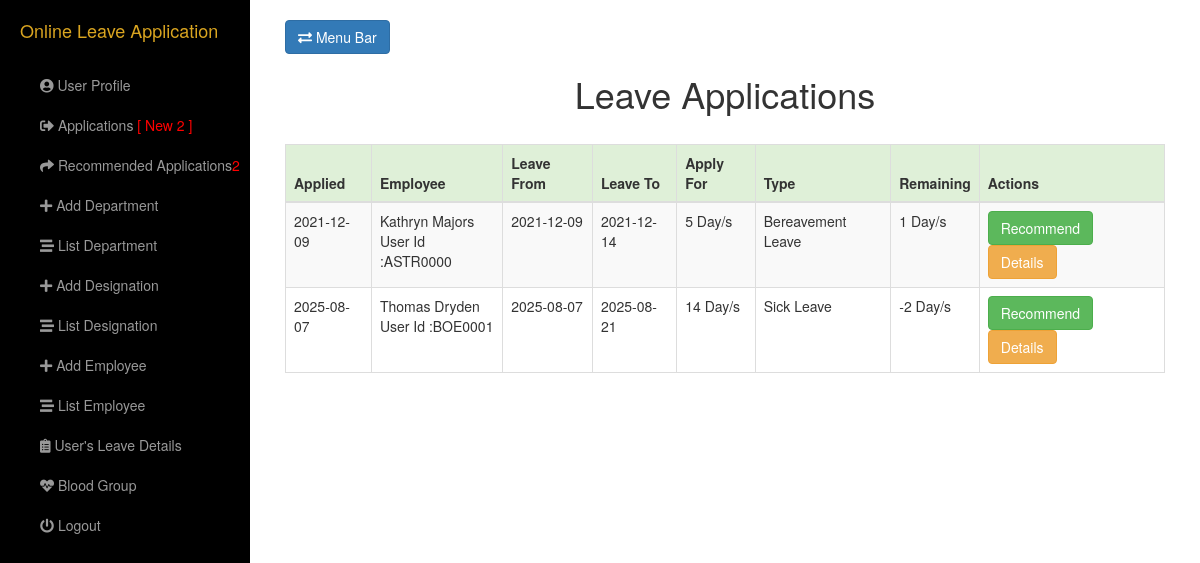
/view/Applications.php (signed in), run on the app's committed database.
### tables this page shows
CREATE TABLE `employeeleaveapplicationdetails` (
  `lId` int(11) NOT NULL,
  `lEmployeeCodeNumberWhoApply` varchar(45) DEFAULT NULL,
  `lApplyDate` date DEFAULT NULL,
  `lLeaveId` tinyint(4) DEFAULT NULL,
  `lEmployeeImargencyAddress` varchar(255) DEFAULT NULL,
  `lLeaveFromDate` date DEFAULT NULL,
  `lLeaveToDate` date DEFAULT NULL,
  `lTotalLeaveDays` int(11) DEFAULT NULL,
  `lTotalLeaveDaysRemain` int(11) DEFAULT NULL,
  `lLeaveReason` varchar(255) DEFAULT NULL,
  `lAlternativeEmployeeCardNumber` varchar(45) DEFAULT NULL,
  `lIsApproved` tinyint(4) DEFAULT NULL,
  `lIsRecomanded` tinyint(4) DEFAULT NULL,
  `lWhoRecomand` varchar(100) DEFAULT NULL,
  `lWhoApproved` varchar(100) DEFAULT NULL,
  `lWhoEdit` varchar(100) DEFAULT NULL
);

CREATE TABLE `employeeinfo` (
  `eId` int(11) NOT NULL,
  `eEmployeeCodeNumber` varchar(100) DEFAULT NULL,
  `eFirstName` varchar(45) DEFAULT NULL,
  `eLastName` varchar(45) DEFAULT NULL,
  `eDateOfBirth` date DEFAULT NULL,
  `eBloodGroup` int(11) DEFAULT NULL,
  `eGender` varchar(10) DEFAULT NULL,
  `ePhoneNumberPersonal` varchar(20) DEFAULT NULL,
  `ePhoneNumberOffice` varchar(20) DEFAULT NULL,
  `eParmanentAddress` varchar(255) DEFAULT NULL,
  `ePresentAddress` varchar(255) DEFAULT NULL,
  `eDptId` int(11) DEFAULT NULL,
  `eDesignationId` int(11) DEFAULT NULL,
  `eEmailAddress` varchar(100) DEFAULT NULL,
  `ePassword` varchar(255) DEFAULT NULL,
  `eEmployeeCodeNumberWhoAddEmployee` varchar(45) DEFAULT NULL,
  `eEmployeeVerification` int(11) DEFAULT NULL,
  `eWhoVerifytheEmployee` varchar(45) DEFAULT NULL,
  `eLastLogin` datetime DEFAULT NULL,
  `eEmpType` tinyint(4) DEFAULT NULL
);

CREATE TABLE `leavedetails` (
  `lId` tinyint(4) NOT NULL,
  `lType` varchar(30) DEFAULT NULL,
  `lTotalDays` int(11) DEFAULT NULL,
  `lEmployeeCodeNumberWhoAddLeave` varchar(45) DEFAULT NULL
);

### model/DbOperationModel.php (called while the page is built, shortened)
<?php include("ConnectionModel.php"); ?>
<?php
class DbOperation
{
	function dbSelectAll($columnsName, $tablesName, $conditions)
	{
		$objConnection = new Connection();
		$objConnection->dbConnection();
		$con = $objConnection->con;
		$result = mysqli_query($con, "SELECT " . $columnsName . " FROM " . $tablesName . " WHERE " . $conditions);
		return $result;
	}
	function getForRecomandationNumber()
	{
		$objDbOperation = new DbOperation();
		$columnsName = "COUNT(lIsRecomanded)";
		$tablesName = "employeeleaveapplicationdetails";
		$conditions = "lIsRecomanded = 0";
		$result = $objDbOperation->dbSelectAll($columnsName, $tablesName, $conditions);
		return $result;
	}
	function getRecomandationNumber()
	{
		$objDbOperation = new DbOperation();
		$columnsName = "COUNT(lIsRecomanded)";
		$tablesName = "employeeleaveapplicationdetails";
		$conditions = "lIsRecomanded = 1 AND lIsApproved = 0";
		$result = $objDbOperation->dbSelectAll($columnsName, $tablesName, $conditions);
		return $result;
	}
}

### model/ConnectionModel.php (called while the page is built, shortened)
<?php
class Connection
{
	function dbConnection()
	{
		$serverName = "localhost";
		$userName = "root";
		$password = "Hunter42.";
		$con = mysqli_connect($serverName, $userName, $password);
		mysqli_select_db($con, "onleavemg");
		$this->con = $con;
	}
}
?>

### model/LeaveApplicationModel.php (called while the page is built, shortened)
<?php include("DbOperationModel.php");?>
<?php
	class LeaveApplication extends DbOperation
	{
		function getLeaveForRecomandation()
		{
			$objDbOperation = new DbOperation();
			$columnsName = "ld.lType, emp.eFirstName,liv.lEmployeeCodeNumberWhoApply,emp.eLastName,liv.lId,liv.lApplyDate,liv.lTotalLeaveDays,liv.lLeaveFromDate,liv.lLeaveToDate,liv.lTotalLeaveDaysRemain";
			$tablesName = "employeeleaveapplicationdetails liv INNER JOIN employeeinfo emp ON liv.lEmployeeCodeNumberWhoApply = emp.eEmployeeCodeNumber INNER JOIN leavedetails ld ON liv.lLeaveId = ld.lId";
			$conditions = "lIsRecomanded = 0";
			$result = $objDbOperation->dbSelectAll($columnsName,$tablesName,$conditions);
			return $result;
		}
	}
?>

### view/Applications.php (the view, shortened to what this page needs)
<?php include("../model/LeaveApplicationModel.php");
	if(isset($_SESSION['officeUserName']))
	{
	if ($_SESSION['empType'] == 2 || $_SESSION['empType'] == 1)
	{
?>
		<!DOCTYPE html>
		<html lang="en">
		<head>
			<link href="../assets/bootstrap/css/bootstrap.min.css" rel="stylesheet">
			<link href="../assets/css/simple-sidebar.css" rel="stylesheet">
			<link rel="stylesheet" href="https://pro.fontawesome.com/releases/v5.10.0/css/all.css"/>
		</head>
		<body>
			<div id="wrapper">
				<div id="sidebar-wrapper">
					<ul class="sidebar-nav">
						<li class="sidebar-brand">
							<a href="LeaveApplication.php" style="color:#DAA520;">Online Leave Application</a>
						</li>
						<li>
							<a href="UserProfile.php"><i class="fas fa-user-circle"></i> User Profile</a>
						</li>
							<?php
							$objLeaveApplication = new LeaveApplication();
							$result = $objLeaveApplication->getForRecomandationNumber();
							while($row = mysqli_fetch_array($result))
							{
							?>
						<li>
							<a href="Applications.php"><i class="fas fa-sign-out-alt"></i> Applications <span style="color:red"><?php if($row['COUNT(lIsRecomanded)'] != 0){ ?>[ New <?php echo $row['COUNT(lIsRecomanded)']; ?> ]<?php } ?></span></a>
						</li>
							<?php
							}
							$objLeaveApplication = new LeaveApplication();
							$result = $objLeaveApplication->getRecomandationNumber();
							while($row = mysqli_fetch_array($result))
							{
							?>
						<li>
							<a href="RecomandedApplications.php"><i class="fas fa-share"></i> Recommended Applications<span style="color:red"><?php if($row['COUNT(lIsRecomanded)'] != 0){ ?><?php echo $row['COUNT(lIsRecomanded)']; ?><?php } ?></span></a>
						</li>
							<?php
							}
							?>
						<li>
							<a href="AddDepartment.php"><i class="fas fa-plus"></i> Add Department</a>
						</li>
						<li>
							<a href="ListDepartment.php"><i class="fas fa-stream"></i> List Department</a>
						</li>
						<li>
							<a href="AddDesignation.php"><i class="fas fa-plus"></i> Add Designation</a>
						</li>
						<li>
							<a href="ListDesignation.php"><i class="fas fa-stream"></i> List Designation</a>
						</li>
						<li>
							<a href="AddEmployee.php"><i class="fas fa-plus"></i> Add Employee</a>
						</li>
						<li>
							<a href="ListEmployee.php"><i class="fas fa-stream"></i> List Employee</a>
						</li>
						<li>
							<a href="UsersLeaveDetails.php"><i class="fas fa-clipboard-list"></i> User's Leave Details</a>
						</li>
						<li>
							<a href="ListOfUserBlood.php"><i class="fas fa-heartbeat"></i> Blood Group</a>
						</li>
						<li>
							<a href="../controller/LogoutController.php"><i class="fas fa-power-off"></i> Logout</a>
						</li>
					</ul>
				</div>
				<div id="page-content-wrapper">
					<div class="container-fluid">
						<div class="row">
							<div class="col-lg-12">
								<a href="#menu-toggle" class="btn btn-primary" id="menu-toggle"><i class="fas fa-exchange-alt"></i> Menu Bar</a>
								<h1 align="center">Leave Applications</h1>
								<br/>
							</div>
						</div>
						<div class="row">
							<div class="col-lg-12">
								<form role="form" action="../controller/LeaveApplicationController.php" method="post">
									<div class="table-responsive">
										<table class="table table-bordered table-hover table-striped">
											<thead>
												<tr class="success">
													<th>Applied</th>
													<th>Employee</th>
													<th>Leave From</th>
													<th>Leave To</th>
													<th>Apply For</th>
													<th>Type</th>
													<th>Remaining</th>
													<th>Actions</th>
												</tr>
											</thead>
											<tbody>
												<?php
												$objLeaveApplication = new LeaveApplication();
												$result = $objLeaveApplication->getLeaveForRecomandation();
												while($row = mysqli_fetch_array($result))
												{
												?>
													<tr>
														<td name="livType"><?php echo $row['lApplyDate'] ?></td>
														<td><?php echo $row['eFirstName']." ".$row['eLastName']."<br/>User Id :".$row['lEmployeeCodeNumberWhoApply'] ?></td>
														<td><?php echo $row['lLeaveFromDate'] ?></td>
														<td><?php echo $row['lLeaveToDate'] ?></td>
														<td><?php echo $row['lTotalLeaveDays'] ?> Day/s</td>
														<td><?php echo $row['lType'] ?></td>
														<td><?php echo $row['lTotalLeaveDaysRemain'] ?> Day/s</td>
														<td><button type="submit" value="<?php echo $row['lId'] ?>" name="btnRecomand" class="btn btn-success">Recommend</button>  <button type="submit" value="<?php echo $row['lId'] ?>" name="btnApplicationDetails" class="btn btn-warning">Details</button></td>
													</tr>
												<?php
												}
												?>
											</tbody>
										</table>
									</div>
								</form>
							</div>
						</div>
					</div>
				</div>
			</div>
		</body>
		</html>
<?php
	}
	else
	{
		header("Location:../view/LeaveApplication.php");
	}
	}
	else
	{
		header("Location:../");
	}
?>

### assets/css/simple-sidebar.css (style rules this page uses)
#wrapper { padding-left: 0; -webkit-transition: all 0.5s ease; -moz-transition: all 0.5s ease; -o-transition: all 0.5s ease; transition: all 0.5s ease; }
#sidebar-wrapper { z-index: 1000; position: fixed; left: 250px; width: 0; height: 100%; margin-left: -250px; overflow-y: auto; background: #000; -webkit-transition: all 0.5s ease; -moz-transition: all 0.5s ease; -o-transition: all 0.5s ease; transition: all 0.5s ease; }
#page-content-wrapper { width: 100%; position: absolute; padding: 15px; }
.sidebar-nav { position: absolute; top: 0; width: 250px; margin: 0; padding: 0; list-style: none; }
.sidebar-nav li { text-indent: 20px; line-height: 40px; }
.sidebar-nav li a { display: block; text-decoration: none; color: #999999; }
.sidebar-nav > .sidebar-brand { height: 65px; font-size: 18px; line-height: 60px; }
.sidebar-nav > .sidebar-brand a { color: #999999; }
@media (min-width:768px) { #wrapper { padding-left: 250px; } }
@media (min-width:768px) { #sidebar-wrapper { width: 250px; } }
@media (min-width:768px) { #page-content-wrapper { padding: 20px; position: relative; } }

### data on the page
employeeleaveapplicationdetails: lApplyDate "2021-12-09", employeeinfo.eFirstName "Kathryn", employeeinfo.eLastName "Majors", lEmployeeCodeNumberWhoApply "ASTR0000", lLeaveFromDate "2021-12-09", lLeaveToDate "2021-12-14", lTotalLeaveDays "5", lLeaveId.lType "Bereavement Leave", lTotalLeaveDaysRemain "1"
employeeleaveapplicationdetails: lApplyDate "2025-08-07", employeeinfo.eFirstName "Thomas", employeeinfo.eLastName "Dryden", lEmployeeCodeNumberWhoApply "BOE0001", lLeaveFromDate "2025-08-07", lLeaveToDate "2025-08-21", lTotalLeaveDays "14", lLeaveId.lType "Sick Leave", lTotalLeaveDaysRemain "-2", $row['lId'] 10 (drawn)

### other printed values
$row['COUNT(lIsRecomanded)'] "2"
